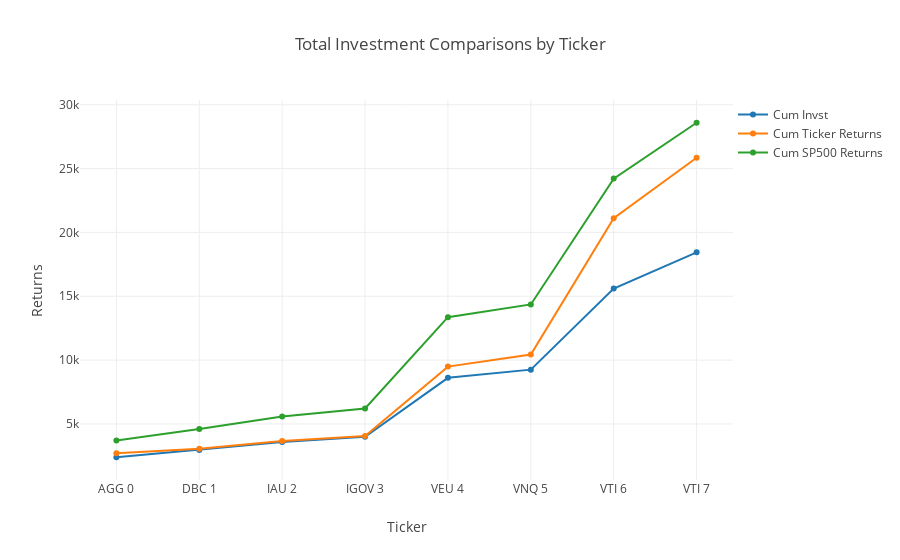

The notebook cell saved with this chart:
### Markdown cell above
### Total Cumulative Investments Over Time

### Code cell
trace1 = go.Scatter(
    x = merged_portfolio_sp_latest_YTD_sp_chart['Ticker #'],
    y = merged_portfolio_sp_latest_YTD_sp_chart['Cum Invst'],
    mode = 'lines+markers',
    name = 'Cum Invst')

trace2 = go.Scatter(
    x = merged_portfolio_sp_latest_YTD_sp_chart['Ticker #'],
    y = merged_portfolio_sp_latest_YTD_sp_chart['Cum Ticker Returns'],
    mode = 'lines+markers',
    name = 'Cum Ticker Returns')

trace3 = go.Scatter(
    x = merged_portfolio_sp_latest_YTD_sp_chart['Ticker #'],
    y = merged_portfolio_sp_latest_YTD_sp_chart['Cum SP Returns'],
    mode = 'lines+markers',
    name = 'Cum SP500 Returns')

data = [trace1, trace2, trace3]

layout = go.Layout(title = 'Total Investment Comparisons by Ticker'
    , barmode = 'group'
    , yaxis=dict(title='Returns')
    , xaxis=dict(title='Ticker')
    , legend=dict(x=1,y=1)
    )

fig = go.Figure(data=data, layout=layout)
iplot(fig)

### Figure 1 — Plotly figure (JSON) as saved in the notebook; plotly's stock layout.template omitted (floating-point values rounded to 4 significant figures)
{"data": [{"mode": "lines+markers", "name": "Cum Invst", "type": "scatter", "x": ["AGG 0", "DBC 1", "IAU 2", "IGOV 3", "VEU 4", "VNQ 5", "VTI 6", "VTI 7"], "y": [2393, 2970.0, 3595.0, 4001.0, 8612.0, 9254.0, 15600.0, 18440.0]}, {"mode": "lines+markers", "name": "Cum Ticker Returns", "type": "scatter", "x": ["AGG 0", "DBC 1", "IAU 2", "IGOV 3", "VEU 4", "VNQ 5", "VTI 6", "VTI 7"], "y": [2705.0, 3061.0, 3672.0, 4062.0, 9492.0, 10430.0, 21110.0, 25850.0]}, {"mode": "lines+markers", "name": "Cum SP500 Returns", "type": "scatter", "x": ["AGG 0", "DBC 1", "IAU 2", "IGOV 3", "VEU 4", "VNQ 5", "VTI 6", "VTI 7"], "y": [3714.0, 4609.0, 5579.0, 6209.0, 13370.0, 14360.0, 24220.0, 28590.0]}], "layout": {"barmode": "group", "legend": {"x": 1, "y": 1}, "title": "Total Investment Comparisons by Ticker", "xaxis": {"title": "Ticker"}, "yaxis": {"title": "Returns"}}}
